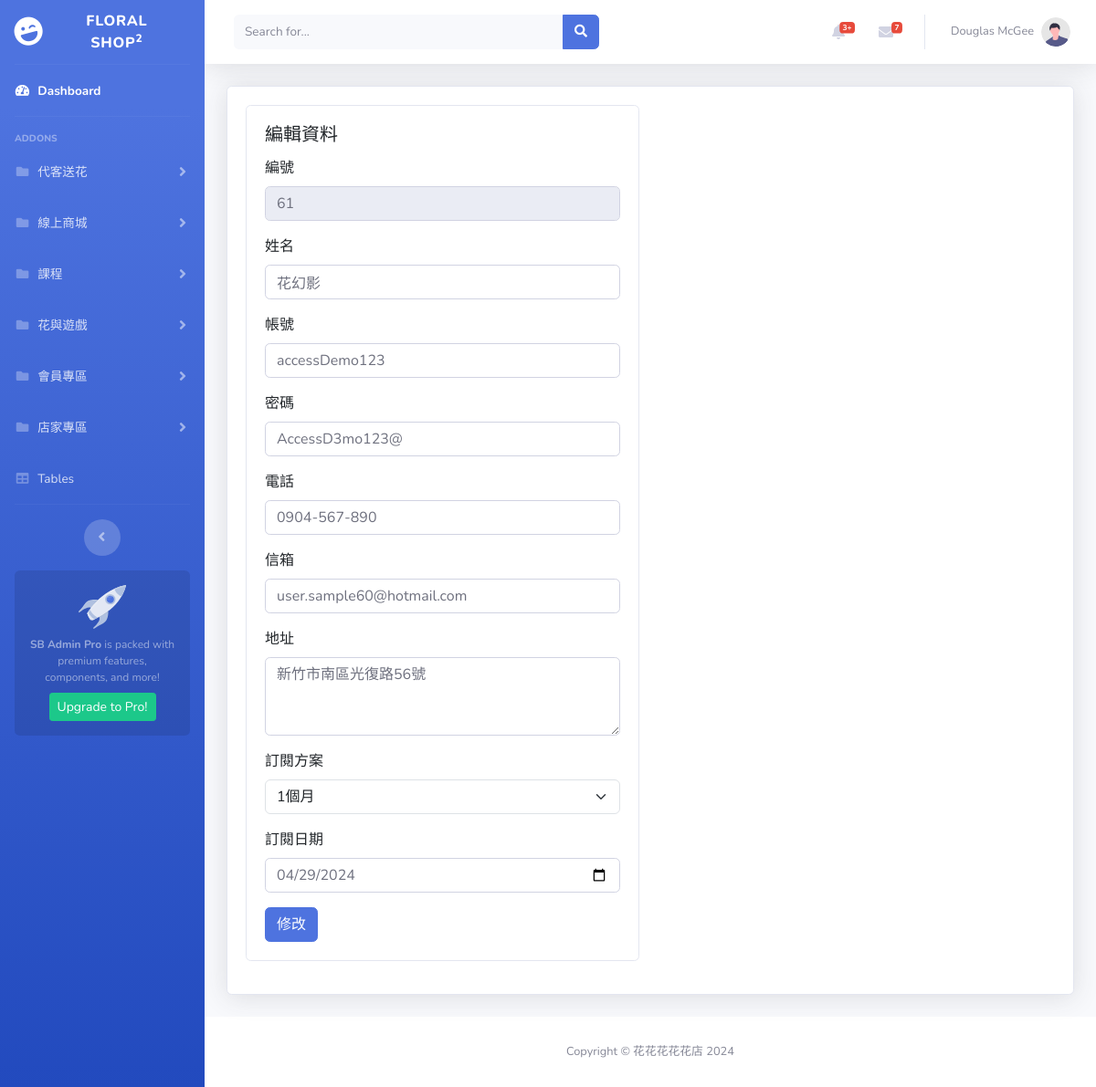
Screenshot of /pages/store/edit.php?store_id=61 with the database file from the repository.
### tables this page shows
CREATE TABLE `store` (
  `store_id` int(11) NOT NULL,
  `store_name` varchar(255) NOT NULL,
  `store_account` varchar(255) NOT NULL,
  `store_password` varchar(255) NOT NULL,
  `store_intro` varchar(255) DEFAULT NULL,
  `store_address` varchar(255) DEFAULT NULL,
  `store_path` varchar(255) DEFAULT NULL,
  `store_email` varchar(255) DEFAULT NULL,
  `store_tel` varchar(255) DEFAULT NULL,
  `sub_date` date DEFAULT NULL,
  `sub_id` int(11) DEFAULT NULL,
  `permission_id` int(11) NOT NULL DEFAULT 2
);

### pages/store/edit.php (the view, shortened to what this page needs)
<?php
require '../parts/db_connect.php';
$store_id = isset($_GET['store_id']) ? intval($_GET['store_id']) : 0;
$sql = "SELECT * FROM store WHERE store_id=$store_id";
$row = $pdo->query($sql)->fetch();
?>
<?php include '../parts/html-head.php' ?>
<body id="page-top">
    <div id="wrapper">
        <?php include '../parts/navbar.php' ?>
        <div id="content-wrapper" class="d-flex flex-column">
            <div id="content">
                <?php include '../parts/navtop.php' ?>
                <div class="container-fluid">
                    <div class="card shadow mb-4">
                        <div class="card-body">
                            <div class="table-responsive">
                                <table class="table table-bordered" id="dataTable" width="100%" cellspacing="0">
                                    <div class="row">
                                        <div class="col-6">
                                            <div class="card">
                                                <div class="card-body">
                                                    <h5 class="card-title">編輯資料</h5>
                                                    <form name="form1" method="post" onsubmit="sendForm(event)">
                                                        <div class="mb-3">
                                                            <label class="form-label">編號</label>
                                                            <input type="text" class="form-control" disabled value="<?= $row['store_id'] ?>">
                                                        </div>
                                                        <div class="mb-3">
                                                            <label for="store_name" class="form-label">姓名</label>
                                                            <input type="text" class="form-control" id="store_name" name="store_name" value="<?= htmlentities($row['store_name']) ?>">
                                                        </div>
                                                        <div class="mb-3">
                                                            <label for="store_account" class="form-label">帳號</label>
                                                            <input type="text" class="form-control" id="store_account" name="store_account" value="<?= $row['store_account'] ?>">
                                                        </div>
                                                        <div class="mb-3">
                                                            <label for="store_password" class="form-label">密碼</label>
                                                            <input type="text" class="form-control" id="store_password" name="store_password" value="<?= $row['store_password'] ?>">
                                                        </div>
                                                        <div class="mb-3">
                                                            <label for="store_tel" class="form-label">電話</label>
                                                            <input type="text" class="form-control" id="store_tel" name="store_tel" value="<?= $row['store_tel'] ?>">
                                                        </div>
                                                        <div class="mb-3">
                                                            <label for="store_email" class="form-label">信箱</label>
                                                            <input type="text" class="form-control" id="store_email" name="store_email" value="<?= $row['store_email'] ?>">
                                                        </div>
                                                        <div class="mb-3">
                                                            <label for="store_address" class="form-label">地址</label>
                                                            <textarea class="form-control" name="store_address" id="store_address" cols="30" rows="3"><?= $row['store_address'] ?></textarea>
                                                        </div>
                                                        <div class="mb-3">
                                                            <label for="sub_id" class="form-label">訂閱方案</label>
                                                            <select class="form-select" id="sub_id" name="sub_id">
                                                                <option value="1">1個月</option>
                                                            </select>
                                                        </div>
                                                        <div class="mb-3">
                                                            <label for="sub_date" class="form-label">訂閱日期</label>
                                                            <input type="date" class="form-control" id="sub_date" name="sub_date" value="<?= $row['sub_date'] ?>">
                                                        </div>
                                                        <button type="submit" class="btn btn-primary">修改</button>
                                                    </form>
                                                </div>
                                            </div>
                                        </div>
                                    </div>
                                </table>
                            </div>
                        </div>
                    </div>
                </div>
            </div>
            <?php include '../parts/footer.php' ?>
        </div>
    </div>
    <?php include '../parts/html-foot.php' ?>

### rows the page displays
store: store_id "61", store_name "花幻影", store_account "accessDemo123", store_password "AccessD3mo123@", store_tel "0904-567-890", store_email "user.sample60@hotmail.com", store_address "新竹市南區光復路56號", sub_date "04/29/2024"
